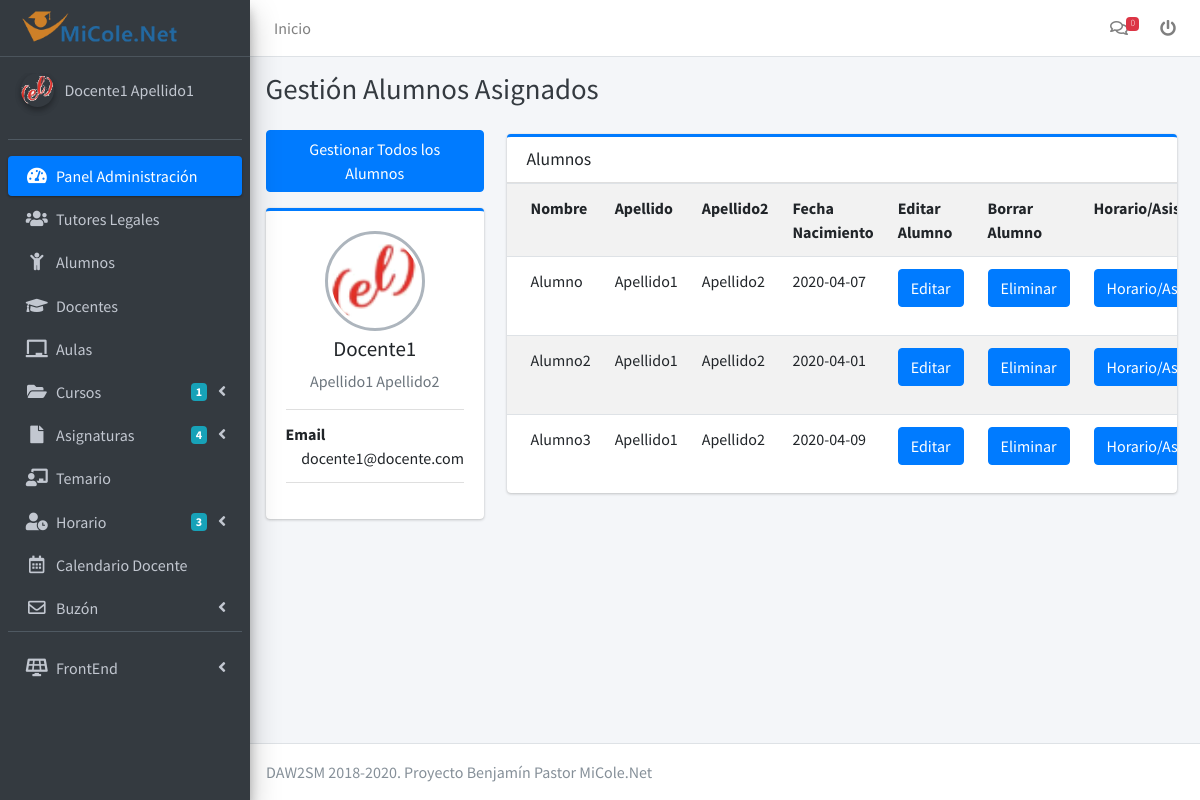
The app's page /view/docente/alumnos.php (signed in) with its own data.
### tables this page shows
CREATE TABLE `docente` (
  `id` int(10) NOT NULL,
  `CIF` varchar(20) NOT NULL,
  `nombre` varchar(20) NOT NULL,
  `apellido` varchar(20) NOT NULL,
  `apellido2` varchar(20) NOT NULL,
  `img` varchar(255) NOT NULL,
  `email` varchar(150) NOT NULL,
  `contrasenya` varchar(255) NOT NULL,
  `rol` varchar(20) NOT NULL DEFAULT 'docente',
  `is_admin` varchar(1) NOT NULL DEFAULT '0'
);

CREATE TABLE `alumno` (
  `id` int(11) NOT NULL,
  `NIF` varchar(20) NOT NULL,
  `img` varchar(255) NOT NULL,
  `nombre` varchar(20) NOT NULL,
  `apellido` varchar(20) NOT NULL,
  `apellido2` varchar(20) NOT NULL,
  `fecha_nacimiento` date NOT NULL,
  `tutor1` int(20) NOT NULL,
  `tutor2` int(20) DEFAULT NULL,
  `tutor3` int(20) DEFAULT NULL,
  `curso` int(10) NOT NULL
);

### view/docente/alumnos.php (the view, shortened to what the rows shown need)
<?php
if (isset($_SESSION['id'])) {
    include_once "../../Model/Docente.php";
    include_once "../../Model/Alumnos.php";
    include_once "../../Model/Curso.php";
    include_once "../../Model/Docente.php";
    $allAlumnosByDocenteId = $alumnos->allAlumnosByDocenteId($_SESSION['id']);
    ?>
<!DOCTYPE html>
<html lang="en">
<?php include_once "../template_layout/head.php"?>
<body class="fix-header fix-sidebar">
    <?php include_once "template_lay/header.php"?>
    <?php include_once "template_lay/sidebar.php"?>
    <div class="content-wrapper">
        <div class="content-header">
            <div class="container-fluid">
                <div class="row mb-2">
                    <div class="col-sm-12">
                        <h1 class="m-0 text-dark">Gestión Alumnos Asignados</h1>
                    </div>
                </div>
            </div>
        </div>
        <section class="content">
            <div class="container-fluid">
                <div class="row">
                    <div class="col-md-3">
                        <?php if ($isDocenteAdmin['is_admin'] == 1) {?>
                        <a href="/view/docente/allAlumnos.php" class="btn btn-primary btn-block mb-3"
                            role="button">Gestionar Todos los Alumnos</a>
                        <?php }?>
                        <div class="card card-primary card-outline">
                            <div class="card-body box-profile">
                                <div class="text-center">
                                    <img class="profile-user-img img-fluid img-circle"
                                        src="/uploads/<?php echo $allInfodocente['img']; ?>"
                                        alt="Imagen de <?php echo $allInfodocente['nombre']; ?>">
                                </div>
                                <h3 class="profile-username text-center"><?php echo $allInfodocente['nombre']; ?>
                                </h3>
                                <p class="text-muted text-center">
                                    <?php echo $allInfodocente['apellido'] . " " . $allInfodocente['apellido2']; ?>
                                </p>
                                <ul class="list-group list-group-unbordered mb-3">
                                    <li class="list-group-item">
                                        <b>Email</b> <a class="float-right"><?php echo $allInfodocente['email']; ?></a>
                                    </li>
                                </ul>
                            </div>
                        </div>
                    </div>
                    <div class="col-md-9">
                        <div class="col-md-12 mt-1">
                            <div class="card card-primary card-outline">
                                <div class="card-header">
                                    <h3 class="card-title">Alumnos </h3>
                                </div>
                                <div class="card-body p-0">
                                    <div class="table-responsive mailbox-messages">
                                        <table class="table table-hover table-striped">
                                            <tbody>
                                                <tr>
                                                    <th class="title_cell">Nombre</th>
                                                    <th>Apellido</th>
                                                    <th>Apellido2</th>
                                                    <th>Fecha Nacimiento</th>
                                                    <?php if ($isDocenteAdmin['is_admin'] == 1) {
        echo "<th>Editar Alumno</th>";
        echo "<th>Borrar Alumno</th>";
    }?>
                                                    <th>Horario/Asistencia</th>
                                                </tr>
                                                <?php
foreach ($allAlumnosByDocenteId as $alumno) {
        ?>
                                                <tr>
                                                    <td class="mailbox-subject">
                                                        <?php echo htmlentities($alumno['nombre'], ENT_QUOTES, 'UTF-8'); ?>
                                                    </td>
                                                    <td class="mailbox-answers">
                                                        <?php echo htmlentities($alumno['apellido'], ENT_QUOTES, 'UTF-8'); ?>
                                                    </td>
                                                    <td class="mailbox-attachment">
                                                        <?php echo $alumno['apellido2']; ?></td>
                                                    <td class="mailbox-date">
                                                        <?php echo $alumno['fecha_nacimiento']; ?></td>
                                                    <?php if ($isDocenteAdmin['is_admin'] == 1) {?>
                                                    <td><button type="button" class="btn btn-primary"
                                                            data-toggle="modal"
                                                            data-target="#editarModal<?php echo $alumno['id'] ?>">
                                                            Editar
                                                        </button></td>
                                                    <td><button type="button" class="btn btn-primary"
                                                            data-toggle="modal"
                                                            data-target="#deleteModal<?php echo $alumno['id'] ?>">
                                                            Eliminar
                                                        </button></td>
                                                    <?php
}?>
                                                    <td><a href="/Controller/perfilAlumnoCtrl.php?horarioAlumno=<?php echo $alumno['id'] ?>"
                                                            class="btn btn-primary btn-block mb-3"
                                                            role="button">Horario/Asistencia</a></td>
                                                </tr>
                                    </div>
                                    <div class="modal fade" id="deleteModal<?php echo $alumno['id'] ?>" tabindex="-1"
                                        role="dialog" aria-labelledby="exampleModalLabe2" aria-hidden="true">
                                        <?php
}
    ?>
                                    </div>
                                </div>
                            </div>
                        </div>
        </section>
    </div>
    <?php include_once "../template_layout/footer.php";
    include_once 'template_lay/script.php'?>
</body>
</html>
<?php
} else {
    header('Location:../../index.php');
}?>

### view/docente/template_lay/sidebar.php (shortened to what the rows shown need)
<?php
include_once "../../Model/Docente.php";
$docente = new Docente();
$allInfodocente = $docente->allInfodocente($_SESSION['id']);
$isDocenteAdmin = $docente->isDocenteAdmin($_SESSION['id']);
include_once "../../Model/Curso.php";
$curso = new Curso();
$cursosByDocente = $curso->cursosByDocente($_SESSION['id']);
include_once "../../Model/Asignatura.php";
$asignatura = new Asignatura();
$numberOfAsignaturasByDocente = $asignatura->numberOfAsignaturasByDocente($_SESSION['id']);
include_once "../../Model/Aula.php";
$aula = new Aula();
$numberOfAulas = $aula->numberOfAulas();
?>
<aside class="main-sidebar sidebar-dark-primary elevation-4">
    <a href="../docente/index.php" class="brand-link">
        <img src="/Resource/images/backEnd/logo.png" alt="MiCole.net" class="brand-image "
            style="opacity: .8" />
    </a>
    <div class="sidebar">
        <div class="user-panel mt-3 pb-3 mb-3 d-flex">
            <div class="image">
                <img src="/uploads/<?php echo $allInfodocente['img']; ?>" class="img-circle elevation-2"
                    alt="User Image">
            </div>
            <div class="info">
                <a href="#" class="d-block">
                    <?php
echo "<p><a href='/view/docente/perfil.php'>" . $allInfodocente['nombre'] . " " . $allInfodocente['apellido'] . "</a></p>"; ?></a>
            </div>
        </div>
        <nav class="mt-2">
            <ul class="nav nav-pills nav-sidebar flex-column" data-widget="treeview" role="menu" data-accordion="false">
                <li class="nav-item">
                    <a href="../docente/index.php" class="nav-link active">
                        <i class="nav-icon fas fa-tachometer-alt"></i>
                        <p>
                            Panel Administración
                        </p>
                    </a>
                </li>
                <?php if ($isDocenteAdmin['is_admin'] == 1) {?>
                <li class="nav-item">
                    <a href='/view/docente/allTutores.php' class='nav-link'>
                        <i class="nav-icon fas fa-users"></i>
                        <p>Tutores Legales</p>
                    </a>
                </li>
                <?php }?>
                <li class="nav-item">
                    <a href='/view/docente/alumnos.php' class='nav-link'>
                        <i class="nav-icon fas fa-child"></i>
                        <p>Alumnos</p>
                    </a>
                </li>
                <?php if ($isDocenteAdmin['is_admin'] == 1) {?>
                <li class="nav-item">
                    <a href='/view/docente/allDocentes.php' class='nav-link'>
                        <i class="nav-icon fas fa-graduation-cap"></i>
                        <p>Docentes</p>
                    </a>
                </li>
                <?php }?>
                <?php if ($isDocenteAdmin['is_admin'] == 1) {?>
                <li class="nav-item">
                    <a href='/view/docente/allAulas.php' class='nav-link'>
                        <i class="nav-icon fas fa-chalkboard"></i>
                        <p>Aulas</p>
                    </a>
                </li>
                <?php }?>
                <li class="nav-item has-treeview">
                    <a href="#" class="nav-link">
                        <i class="nav-icon fas fa-folder-open"></i>
                        <p>Cursos
                            <i class="fas fa-angle-left right"></i>
                            <span class="badge badge-info right"><?php
if (isset($cursosByDocente)) {
    echo sizeof($cursosByDocente);}?></span>
                        </p>
                    </a>
                </li>
                <li class="nav-item has-treeview">
                    <a href="#" class="nav-link">
                        <i class="nav-icon fas fa-file"></i>
                        <p>Asignaturas
                            <i class="fas fa-angle-left right"></i>
                            <span class="badge badge-info right"><?php
if (isset($numberOfAsignaturasByDocente)) {
    echo $numberOfAsignaturasByDocente;}?></span>
                        </p>
                    </a>
                </li>
                <?php if ($isDocenteAdmin['is_admin'] == 1) {?>
                <li class="nav-item">
                    <a href="/view/docente/allTemas.php" class="nav-link">
                        <i class="nav-icon fas fa-chalkboard-teacher"></i>
                        <p>
                            Temario
                        </p>
                    </a>
                </li>
                <?php }?>
                <?php if ($isDocenteAdmin['is_admin'] == 1) {?>
                <li class="nav-item has-treeview ">
                    <a href="#" class="nav-link">
                        <i class="nav-icon fas fa-user-clock"></i>
                        <p>Horario
                            <i class="fas fa-angle-left right"></i>
                            <span class="badge badge-info right"><?php
if (isset($numberOfAulas)) {
    echo $numberOfAulas;}?></span>
                        </p>
                    </a>
                </li>
                <?php }?>
                <li class="nav-item ">
                    <a href="/view/docente/calendario.php" class="nav-link">
                        <i class="nav-icon far fa-calendar-alt"></i>
                        <p>
                            Calendario Docente
                        </p>
                    </a>
                </li>
                <li class=" user-panel nav-item has-treeview">
                    <a href="#" class="nav-link">
                        <i class="nav-icon far fa-envelope"></i>
                        <p>
                            Buzón
                            <i class="fas fa-angle-left right"></i>
                        </p>
                    </a>
                </li>
                <?php if ($isDocenteAdmin['is_admin'] == 1) {?>
                <li class=" nav-item has-treeview  mt-3">
                    <a href="#" class="nav-link">
                        <i class="nav-icon fas fa-solar-panel"></i>
                        <p>
                            FrontEnd
                            <i class="fas fa-angle-left right"></i>
                        </p>
                    </a>
                </li>
                <?php }?>
            </ul>
        </nav>
    </div>
</aside>

### records on screen
docente: img (picture), nombre "Docente1", apellido "Apellido1", apellido2 "Apellido2", email "docente1@docente.com"
alumno: nombre "Alumno", apellido "Apellido1", apellido2 "Apellido2", fecha_nacimiento "2020-04-07"
alumno: nombre "Alumno2", apellido "Apellido1", apellido2 "Apellido2", fecha_nacimiento "2020-04-01"
alumno: nombre "Alumno3", apellido "Apellido1", apellido2 "Apellido2", fecha_nacimiento "2020-04-09"

### other values on screen
$unReadMsg "0"
sizeof($cursosByDocente) "1"
$numberOfAsignaturasByDocente "4"
$numberOfAulas "3"
